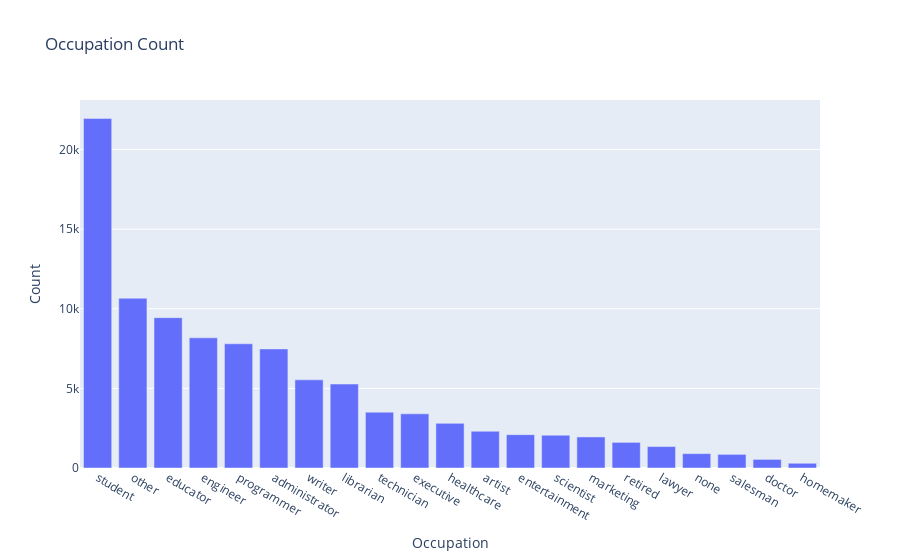

Notebook cell for this chart:
### Code cell
df = pd.DataFrame(df_data['occupation'].value_counts())
df = df.reset_index()
fig = px.bar(df, x='index', y='occupation', title='Occupation Count', labels={'occupation':'Count', 'index':'Occupation'})
fig.show()

### Figure 1 — Plotly figure (JSON) as saved in the notebook; plotly's stock layout.template omitted (floating-point values rounded to 4 significant figures)
{"data": [{"alignmentgroup": "True", "hovertemplate": "Occupation=%{x}<br>Count=%{y}<extra></extra>", "legendgroup": "", "marker": {"color": "#636efa", "pattern": {"shape": ""}}, "name": "", "offsetgroup": "", "orientation": "v", "showlegend": false, "textposition": "auto", "type": "bar", "x": ["student", "other", "educator", "engineer", "programmer", "administrator", "writer", "librarian", "technician", "executive", "healthcare", "artist", "entertainment", "scientist", "marketing", "retired", "lawyer", "none", "salesman", "doctor", "homemaker"], "xaxis": "x", "y": [21957, 10663, 9442, 8175, 7801, 7479, 5536, 5273, 3506, 3403, 2804, 2308, 2095, 2058, 1950, 1609, 1345, 901, 856, 540, 299], "yaxis": "y"}], "layout": {"autosize": true, "barmode": "relative", "legend": {"tracegroupgap": 0}, "title": {"text": "Occupation Count"}, "xaxis": {"anchor": "y", "autorange": true, "domain": [0, 1], "range": [-0.5, 20.5], "title": {"text": "Occupation"}, "type": "category"}, "yaxis": {"anchor": "x", "autorange": true, "domain": [0, 1], "range": [0, 23110.0], "title": {"text": "Count"}, "type": "linear"}}}
